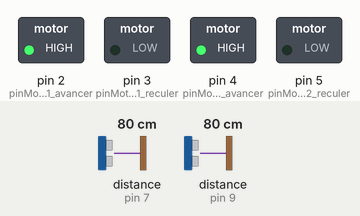
This sketch was run on a simulated Arduino Uno, built with avr-gcc and run on an emulated ATmega328P. On the bench: switched loads named in the sketch (green lamp = pin HIGH). Dashed ring = blinking. The test bench sets the inputs (shaded band); at power-on: distance to the obstacle (sensors on pin 7, pin 9) 80 cm.

Above: at 1.2 s.
1.3 s: distance to the obstacle (sensor on pin 7) set to 54 cm
2.8 s: distance to the obstacle (sensor on pin 7) set to 47 cm
At 4.7 s:
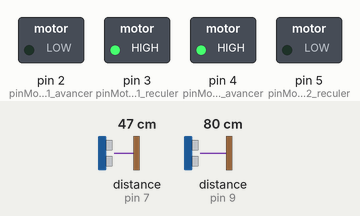
5.8 s: distance to the obstacle (sensor on pin 7) set to 60 cm
At 6.8 s:
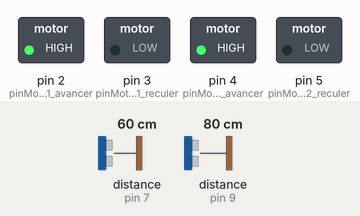
7.3 s: distance to the obstacle (sensor on pin 9) set to 54 cm
8.8 s: distance to the obstacle (sensor on pin 9) set to 44 cm
At 10.8 s:
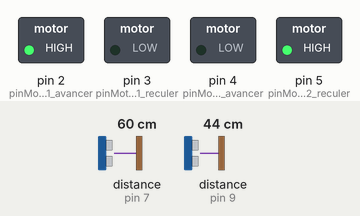
11.8 s: distance to the obstacle (sensor on pin 9) set to 60 cm
At 14.4 s:
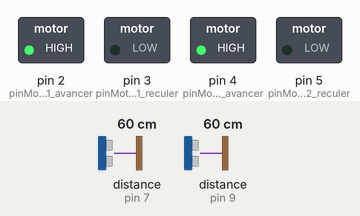
Timing chart, 0 to 14.7 s (numbered marks = the images above; inputs shaded):
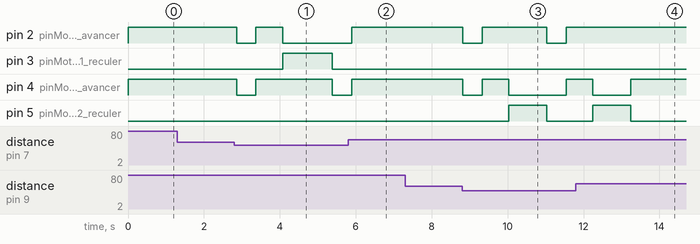

The sketch:

main.ino
```cpp
#include <Ultrasonic.h>


Ultrasonic ultrasonic1(6, 7);
Ultrasonic ultrasonic2(8, 9);

const int pinMoteur1_reculer = 3; // Moteur droit
const int pinMoteur1_avancer = 2; // Moteur droit
const int pinMoteur2_avancer = 4; // Moteur gauche
const int pinMoteur2_reculer = 5; // Moteur gauche

int distance1 = 0;
int distance2 = 0;

int obstacleCount = 0;

//Functions==================================================================================

void initRobot() {
  Serial.begin(9600);
  pinMode(pinMoteur1_avancer, OUTPUT);
  pinMode(pinMoteur1_reculer, OUTPUT);
  pinMode(pinMoteur2_avancer, OUTPUT);
  pinMode(pinMoteur2_reculer, OUTPUT);
}
void forward() {
  digitalWrite(pinMoteur1_avancer, HIGH);
  digitalWrite(pinMoteur1_reculer, LOW);
  digitalWrite(pinMoteur2_avancer, HIGH);
  digitalWrite(pinMoteur2_reculer, LOW);
}

void stopMotors() {
  digitalWrite(pinMoteur1_avancer, LOW);
  digitalWrite(pinMoteur1_reculer, LOW);
  digitalWrite(pinMoteur2_avancer, LOW);
  digitalWrite(pinMoteur2_reculer, LOW);
}

void turnRight() {
  digitalWrite(pinMoteur1_avancer, HIGH);
  digitalWrite(pinMoteur1_reculer, LOW);
  digitalWrite(pinMoteur2_avancer, LOW);
  digitalWrite(pinMoteur2_reculer, HIGH);
}

void turnLeft() {
  digitalWrite(pinMoteur1_avancer, LOW);
  digitalWrite(pinMoteur1_reculer, HIGH);
  digitalWrite(pinMoteur2_avancer, HIGH);
  digitalWrite(pinMoteur2_reculer, LOW);
}

void adjustLeft() {
  digitalWrite(pinMoteur1_avancer, LOW);
  digitalWrite(pinMoteur1_reculer, HIGH);
  digitalWrite(pinMoteur2_avancer, HIGH);
  digitalWrite(pinMoteur2_reculer, LOW);
  delay(200);
}

void adjustRight() {
  digitalWrite(pinMoteur1_avancer, HIGH);
  digitalWrite(pinMoteur1_reculer, LOW);
  digitalWrite(pinMoteur2_avancer, LOW);
  digitalWrite(pinMoteur2_reculer, HIGH);
  delay(200);
}

void advanceSlightly() {
  forward();
  delay(700); // Avancer pendant 300ms avant de tourner
  stopMotors();
}
// end functions ============================================================================

// main Function ============================================================================

void detectAndAvoidObstacles() {

  distance1 = ultrasonic1.read();
  distance2 = ultrasonic2.read();

  if (distance1 < 50 || distance2 < 50) {
    stopMotors();
    delay(500);
    long confirmRight = ultrasonic1.read();
    long confirmLeft = ultrasonic2.read();

    if (confirmRight < 50 || confirmLeft < 50) {
      advanceSlightly();
      if (distance1 < distance2) {
        turnLeft();
        delay(1000);
        adjustLeft();
      } else {
        turnRight();
        delay(700);
        adjustRight();
      }
      obstacleCount++;
    } else {
      forward();
    }
  } else {
    forward();
  }
  delay(100);
}

// end main Function=========================================================================

void setup() {
  initRobot();
}

void loop() {
  detectAndAvoidObstacles();
}
```

Measured:
- the behaviour switches between 50 and 49 cm on distance to the obstacle (sensor on pin 7) (found by bisection; images 0 and 1)
- the behaviour switches between 50 and 49 cm on distance to the obstacle (sensor on pin 9) (found by bisection; images 2 and 3)
- after the input at 1.3 s, every drawn part: stays the same
- after the input at 2.8 s, pin 2 (pinMoteur1_avancer): HIGH → LOW after 0.06 s, → HIGH 0.51 s later, → LOW 0.70 s later; pin 3 (pinMoteur1_reculer): LOW → HIGH after 1.3 s, → LOW 1.3 s later; pin 4 (pinMoteur2_avancer): HIGH → LOW after 0.06 s, → HIGH 0.51 s later, → LOW 2.0 s later
- after the input at 5.8 s, pin 2 (pinMoteur1_avancer): goes on until 5.9 s, then stays HIGH; pin 3 (pinMoteur1_reculer): stays LOW (without the input it goes to HIGH after 0.79 s)
- after the input at 7.3 s, every drawn part: stays the same
- after the input at 8.8 s, pin 2 (pinMoteur1_avancer): alternates HIGH for 1.7 s and LOW for 0.51 s, starting at once; pin 4 (pinMoteur2_avancer): HIGH → LOW at once, → HIGH 0.51 s later, → LOW 0.70 s later, → HIGH 1.5 s later; pin 5 (pinMoteur2_reculer): LOW → HIGH after 1.2 s, → LOW 1.0 s later
- after the input at 11.8 s, pin 2 (pinMoteur1_avancer): stays HIGH (without the input it goes to LOW after 1.4 s)
